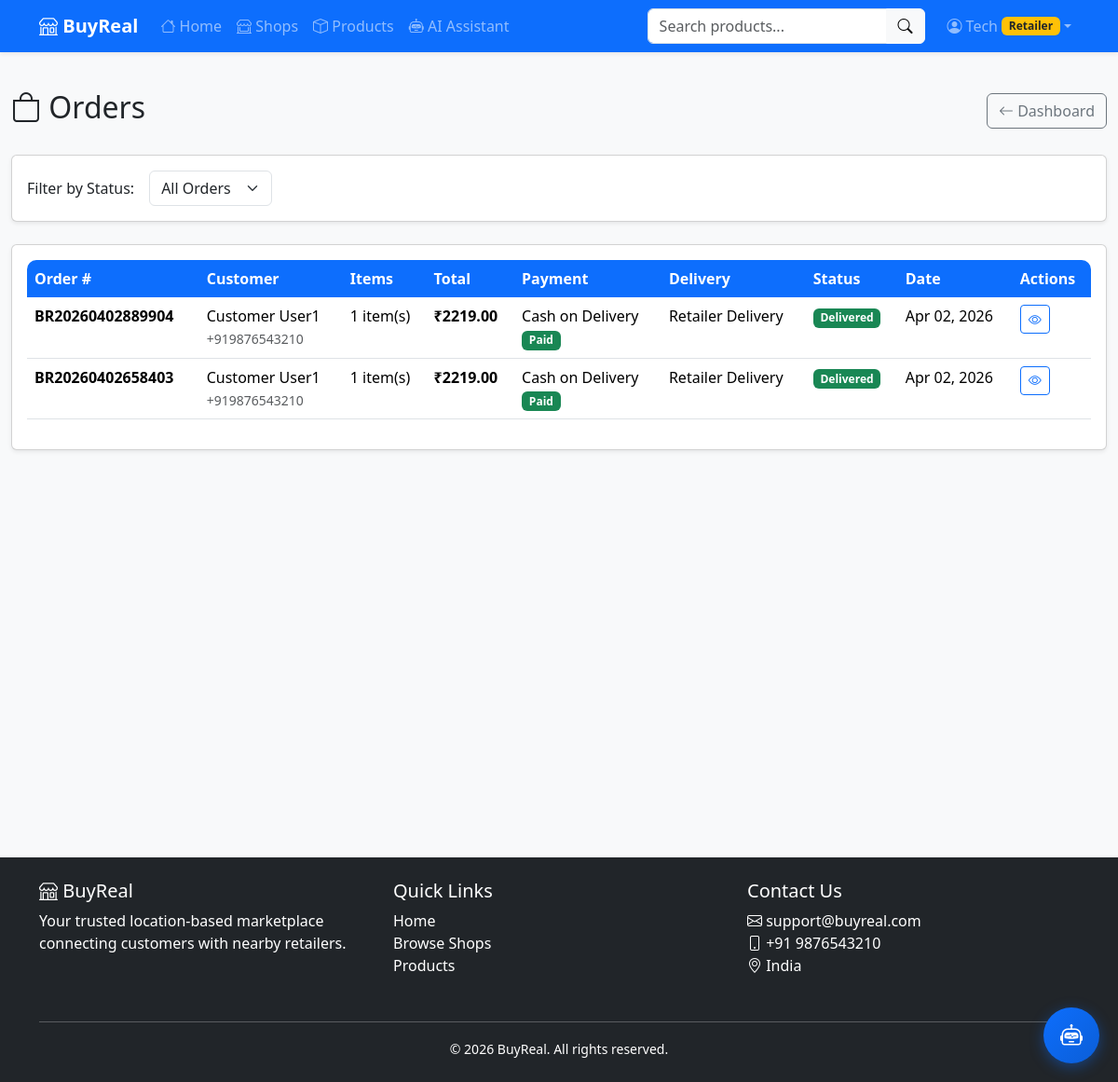
The app's page /orders/retailer/ (signed in) with its own data.
### users/models.py (models this page shows, shortened)
class CustomUser(AbstractUser):
    ROLE_CHOICES = (
        ('customer', 'Customer'),
        ('retailer', 'Retailer'),
    )
    role = models.CharField(max_length=10, choices=ROLE_CHOICES, default='customer')
    phone = models.CharField(validators=[phone_regex], max_length=17, blank=True, null=True)
    address = models.TextField(blank=True, null=True)
    city = models.CharField(max_length=100, blank=True, null=True)
    state = models.CharField(max_length=100, blank=True, null=True)
    pincode = models.CharField(max_length=10, blank=True, null=True)
    latitude = models.DecimalField(max_digits=9, decimal_places=6, blank=True, null=True)
    longitude = models.DecimalField(max_digits=9, decimal_places=6, blank=True, null=True)
    profile_picture = models.ImageField(upload_to='profile_pics/', blank=True, null=True)
    created_at = models.DateTimeField(auto_now_add=True)
    updated_at = models.DateTimeField(auto_now=True)
    class Meta:
        verbose_name = 'User'
        verbose_name_plural = 'Users'

### orders/models.py (models this page shows, shortened)
class Order(models.Model):
    STATUS_CHOICES = (
        ('pending', 'Pending'),
        ('confirmed', 'Confirmed'),
        ('processing', 'Processing'),
        ('shipped', 'Shipped'),
        ('out_for_delivery', 'Out for Delivery'),
        ('delivered', 'Delivered'),
        ('cancelled', 'Cancelled'),
        ('refunded', 'Refunded'),
    )
    PAYMENT_METHOD_CHOICES = (
        ('cod', 'Cash on Delivery'),
        ('upi', 'UPI'),
        ('card', 'Credit/Debit Card'),
        ('wallet', 'Wallet'),
    )
    PAYMENT_STATUS_CHOICES = (
        ('pending', 'Pending'),
        ('paid', 'Paid'),
        ('failed', 'Failed'),
        ('refunded', 'Refunded'),
    )
    DELIVERY_TYPE_CHOICES = (
        ('retailer', 'Retailer Delivery'),
        ('partner', 'Delivery Partner'),
        ('pickup', 'Self Pickup'),
    )
    order_number = models.CharField(max_length=20, unique=True)
    customer = models.ForeignKey(
        settings.AUTH_USER_MODEL,
        on_delete=models.CASCADE,
        related_name='orders'
    )
    shop = models.ForeignKey(
        Shop,
        on_delete=models.CASCADE,
        related_name='orders'
    )
    status = models.CharField(max_length=20, choices=STATUS_CHOICES, default='pending')
    payment_method = models.CharField(max_length=10, choices=PAYMENT_METHOD_CHOICES)
    payment_status = models.CharField(
        max_length=10,
        choices=PAYMENT_STATUS_CHOICES,
        default='pending'
    )
    transaction_id = models.CharField(max_length=100, blank=True, null=True)
    delivery_type = models.CharField(max_length=10, choices=DELIVERY_TYPE_CHOICES)
    delivery_address = models.TextField()
    delivery_city = models.CharField(max_length=100)
    delivery_state = models.CharField(max_length=100)
    delivery_pincode = models.CharField(max_length=10)
    delivery_phone = models.CharField(max_length=17)
    subtotal = models.DecimalField(max_digits=10, decimal_places=2)
    delivery_charge = models.DecimalField(max_digits=10, decimal_places=2, default=0)
    discount = models.DecimalField(max_digits=10, decimal_places=2, default=0)
    tax = models.DecimalField(max_digits=10, decimal_places=2, default=0)
    total = models.DecimalField(max_digits=10, decimal_places=2)
    customer_note = models.TextField(blank=True, null=True)
    retailer_note = models.TextField(blank=True, null=True)
    created_at = models.DateTimeField(auto_now_add=True)
    updated_at = models.DateTimeField(auto_now=True)
    confirmed_at = models.DateTimeField(null=True, blank=True)
    shipped_at = models.DateTimeField(null=True, blank=True)
    delivered_at = models.DateTimeField(null=True, blank=True)
    class Meta:
        ordering = ['-created_at']

### orders/views.py (the view)
# urls.py: path('retailer/', views.retailer_orders, name='retailer_orders'),
@login_required
def retailer_orders(request):
    if request.user.role != 'retailer':
        messages.error(request, 'Access denied.')
        return redirect('home')
    try:
        shop = request.user.shop
    except Shop.DoesNotExist:
        return redirect('shops:create_shop')
    orders = Order.objects.filter(shop=shop).order_by('-created_at')
    status_filter = request.GET.get('status', '')
    if status_filter:
        orders = orders.filter(status=status_filter)
    return render(request, 'orders/retailer_orders.html', {
        'orders': orders,
        'shop': shop,
        'status_filter': status_filter
    })

### orders/context_processors.py (called while the page is built)
def cart_count(request):
    count = 0
    if request.user.is_authenticated:
        try:
            if hasattr(request.user, 'role') and request.user.role == 'customer':
                if hasattr(request.user, 'cart'):
                    count = request.user.cart.total_items
        except Exception:
            count = 0
    return {'cart_count': count}

### templates/orders/retailer_orders.html (shortened to what this page needs)
{% extends 'base.html' %}
{% block content %}
<div class="container-fluid py-4">
    <div class="d-flex justify-content-between align-items-center mb-4">
        <h2><i class="bi bi-bag"></i> Orders</h2>
        <a href="{% url 'shops:retailer_dashboard' %}" class="btn btn-outline-secondary">
            <i class="bi bi-arrow-left"></i> Dashboard
        </a>
    </div>
    <div class="card shadow-sm mb-4">
        <div class="card-body">
            <form method="get" class="row g-3 align-items-center">
                <div class="col-auto">
                    <label>Filter by Status:</label>
                </div>
                <div class="col-auto">
                    <select name="status" class="form-select" onchange="this.form.submit()">
                        <option value="">All Orders</option>
                    </select>
                </div>
            </form>
        </div>
    </div>
    <div class="card shadow-sm">
        <div class="card-body">
            <div class="table-responsive">
                <table class="table table-hover">
                    <thead>
                        <tr>
                            <th>Order #</th>
                            <th>Customer</th>
                            <th>Items</th>
                            <th>Total</th>
                            <th>Payment</th>
                            <th>Delivery</th>
                            <th>Status</th>
                            <th>Date</th>
                            <th>Actions</th>
                        </tr>
                    </thead>
                    <tbody>
                        {% for order in orders %}
                            <tr>
                                <td><strong>{{ order.order_number }}</strong></td>
                                <td>
                                    {{ order.customer.get_full_name }}<br>
                                    <small class="text-muted">{{ order.delivery_phone }}</small>
                                </td>
                                <td>{{ order.items.count }} item(s)</td>
                                <td><strong>₹{{ order.total }}</strong></td>
                                <td>
                                    {{ order.get_payment_method_display }}<br>
                                    <span class="badge {% if order.payment_status == 'paid' %}bg-success{% else %}bg-warning{% endif %}">
                                        {{ order.get_payment_status_display }}
                                    </span>
                                </td>
                                <td>{{ order.get_delivery_type_display }}</td>
                                <td>
                                    <span class="badge status-{{ order.status }}">
                                        {{ order.get_status_display }}
                                    </span>
                                </td>
                                <td>{{ order.created_at|date:"M d, Y" }}</td>
                                <td>
                                    <a href="{% url 'orders:order_detail' order.id %}" class="btn btn-sm btn-outline-primary">
                                        <i class="bi bi-eye"></i>
                                    </a>
                                </td>
                            </tr>
                        {% endfor %}
                    </tbody>
                </table>
            </div>
        </div>
    </div>
</div>
{% endblock %}

### templates/navbar.html (shortened to what this page needs)
{% load static %}
<nav class="navbar navbar-expand-lg navbar-dark bg-primary shadow-sm sticky-top">
    <div class="container">
        <a class="navbar-brand fw-bold" href="{% url 'home' %}">
            <i class="bi bi-shop"></i> BuyReal
        </a>
        <div class="collapse navbar-collapse" id="navbarNav">
            <ul class="navbar-nav me-auto mb-2 mb-lg-0">
                <li class="nav-item">
                    <a class="nav-link" href="{% url 'home' %}">
                        <i class="bi bi-house"></i> Home
                    </a>
                </li>
                <li class="nav-item">
                    <a class="nav-link" href="{% url 'shops:shop_list' %}">
                        <i class="bi bi-shop-window"></i> Shops
                    </a>
                </li>
                <li class="nav-item">
                    <a class="nav-link" href="{% url 'products:product_list' %}">
                        <i class="bi bi-box"></i> Products
                    </a>
                </li>
                {% if user.is_authenticated %}
                <li class="nav-item">
                    <a class="nav-link" href="{% url 'ai_services:chatbot_page' %}">
                        <i class="bi bi-robot"></i> AI Assistant
                    </a>
                </li>
                {% endif %}
            </ul>
            <form class="d-flex me-3 position-relative" action="{% url 'products:product_list' %}" method="GET" id="searchForm">
                <div class="input-group">
                    <input class="form-control" type="search" name="search" id="searchInput" placeholder="Search products..." aria-label="Search" value="{{ request.GET.search }}" autocomplete="off">
                    <button class="btn btn-light" type="submit">
                        <i class="bi bi-search"></i>
                    </button>
                </div>
            </form>
            <ul class="navbar-nav">
                {% if user.is_authenticated %}
                    <li class="nav-item dropdown">
                        <a class="nav-link dropdown-toggle d-flex align-items-center" href="#" id="userDropdown" role="button" data-bs-toggle="dropdown" aria-expanded="false">
                            <i class="bi bi-person-circle me-1"></i>
                            <span class="d-none d-md-inline">{{ user.first_name|default:user.username }}</span>
                            {% if user.role == 'retailer' %}
                                <span class="badge bg-warning text-dark ms-1 d-none d-md-inline">Retailer</span>
                            {% elif user.is_superuser %}
                                <span class="badge bg-danger ms-1 d-none d-md-inline">Admin</span>
                            {% endif %}
                        </a>
                    </li>
                {% endif %}
            </ul>
        </div>
    </div>
</nav>

### static/css/style.css (style rules this page uses)
:root { --primary-color: #0d6efd; --secondary-color: #6c757d; --success-color: #198754; --warning-color: #ffc107; --danger-color: #dc3545; --dark-color: #212529; --light-color: #f8f9fa; }
body { font-family: 'Segoe UI', Tahoma, Geneva, Verdana, sans-serif; background-color: #f8f9fa; }
.card { transition: transform 0.3s ease, box-shadow 0.3s ease; }
.status-delivered { background-color: #198754; color: white; }
.table-responsive { border-radius: 10px; overflow: hidden; }
.table thead th { background-color: var(--primary-color); color: white; font-weight: 600; border: none; }

### records on screen
CustomUser: first_name "Tech"
Order: order_number "BR20260402889904", customer.get_full_name "Customer User1", delivery_phone "+919876543210", items.count "1", total "2219.00", payment_method "Cash on Delivery", payment_status "Paid", delivery_type "Retailer Delivery", status "Delivered", created_at "Apr 02, 2026"
Order: order_number "BR20260402658403", customer.get_full_name "Customer User1", delivery_phone "+919876543210", items.count "1", total "2219.00", payment_method "Cash on Delivery", payment_status "Paid", delivery_type "Retailer Delivery", status "Delivered", created_at "Apr 02, 2026"
